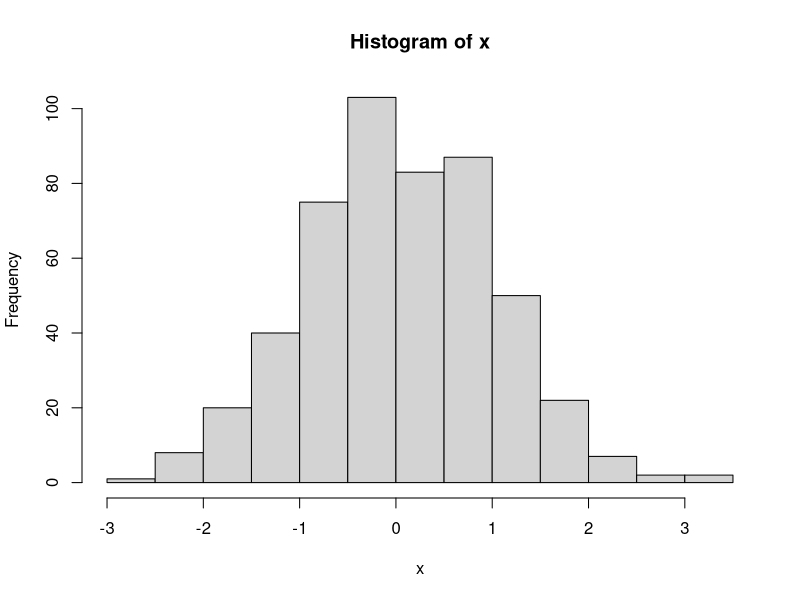
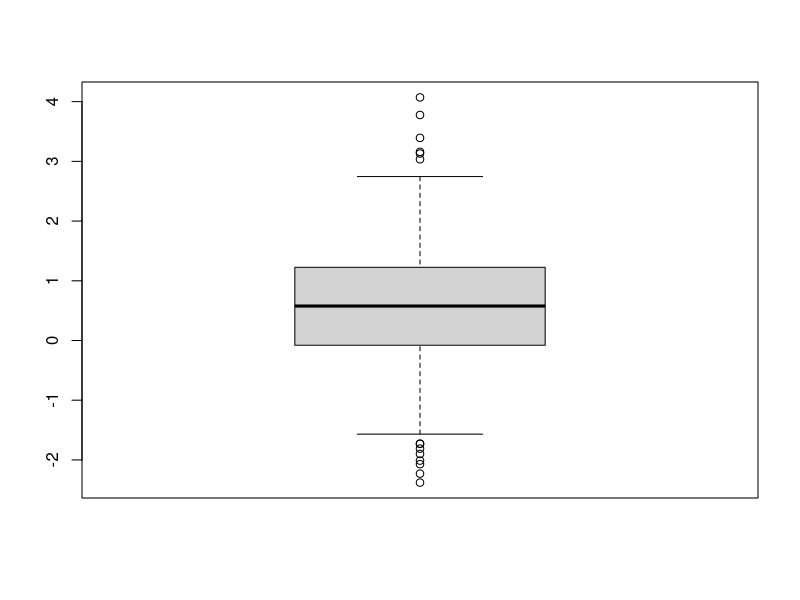
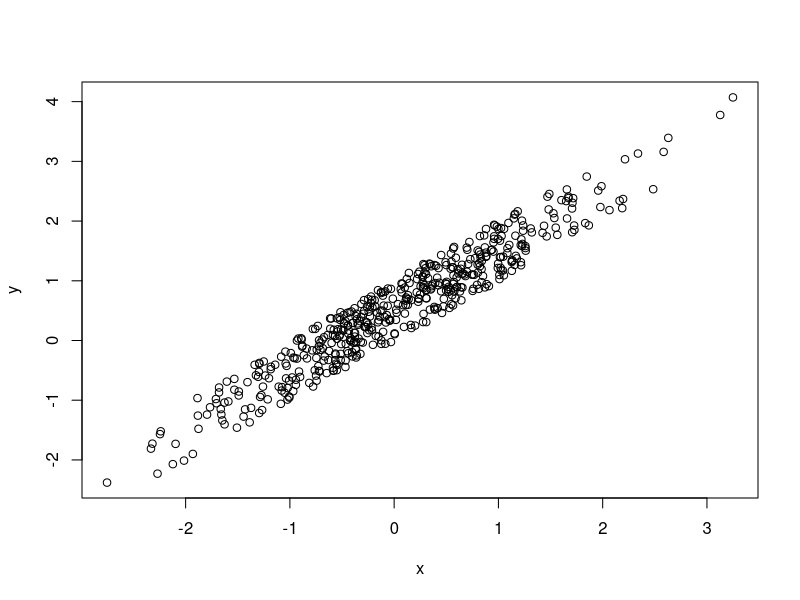

The R script that drew these images, in order:
## ---- chunk 1
knitr::opts_chunk$set(echo = FALSE, eval= TRUE, cache = TRUE)
## ---- chunk 2
#Variabili
set.seed(16)
x = rnorm(500)
y = x + runif(500)
## ---- chunk 3
#Costruzione del DataFrame
dataFrame = data.frame(x,y)
## ---- chunk 4
mean(dataFrame$x)
mean(dataFrame$y)
## ---- chunk 5
hist(x)
## ---- chunk 6
boxplot(y, range = 1.25)
## ---- chunk 7
plot(x,y)
## ---- chunk 8
cor(x,y)
